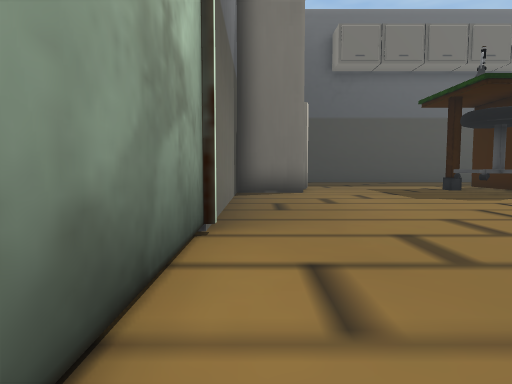
View 1 (above)

16 first-person views from a walk through a scene from a Unity 3-D project. The camera is 1.3 m above the floor, tilts 4° down and sees 75° across. The floor is counted in squares, 2 m on a side. Each view is taken from the middle of a square. On the plan, view 1 faces up. The plan holds only what a view shows up to about 10 squares ahead; the rest is blank. The place goes on beyond the plan.

View 2
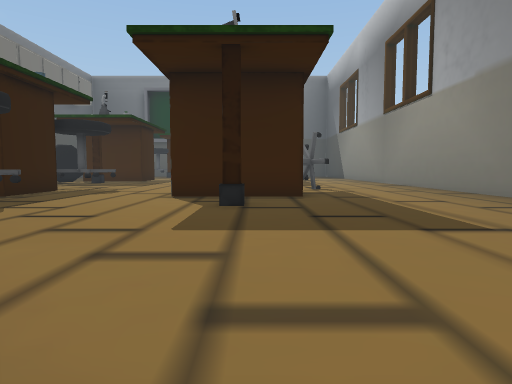

View 3
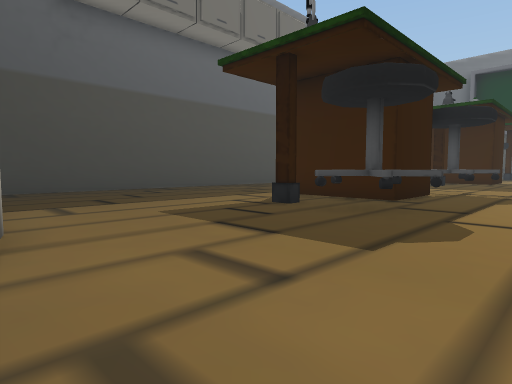

View 4
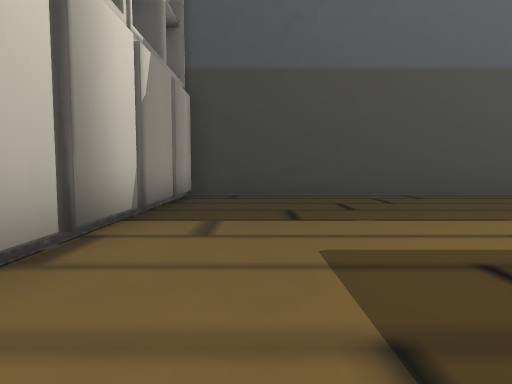

View 5
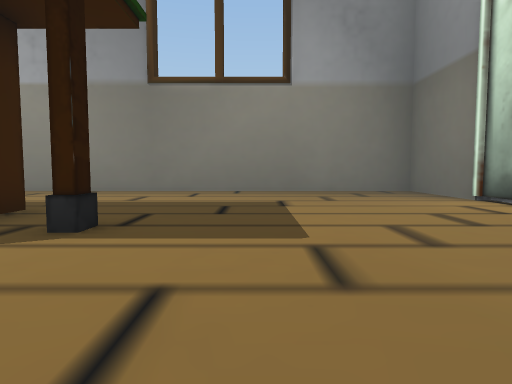

View 6
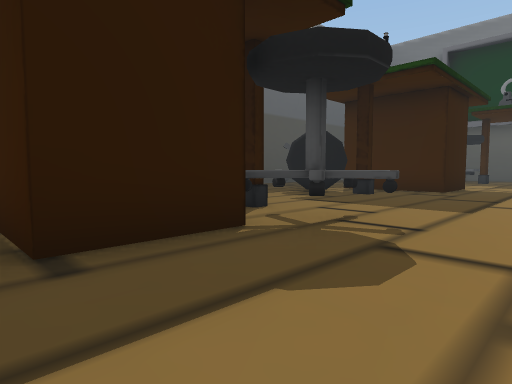

View 7
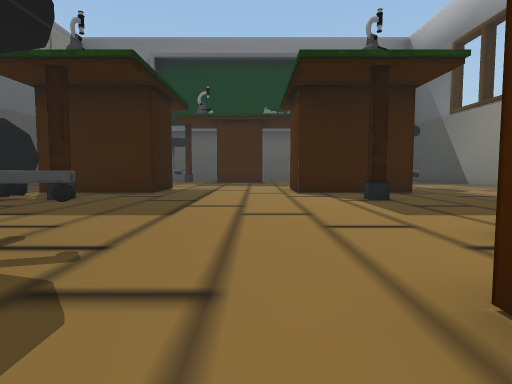

View 8
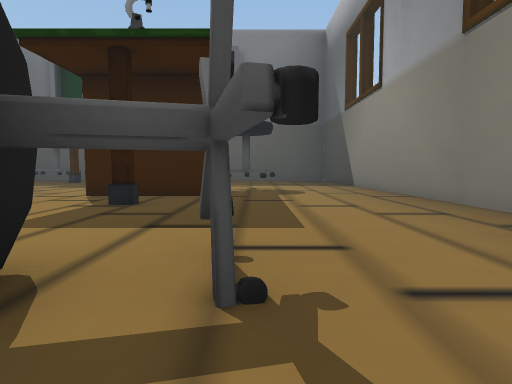

View 9
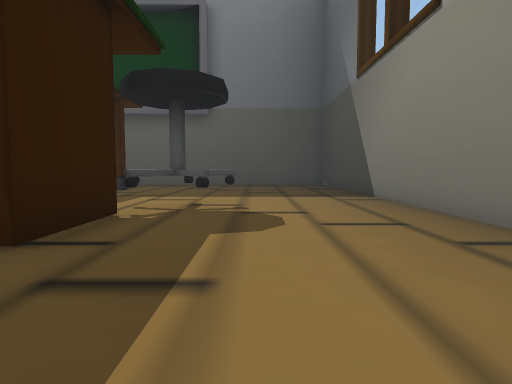

View 10
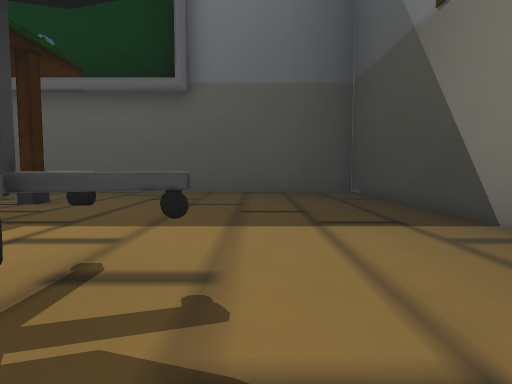

View 11
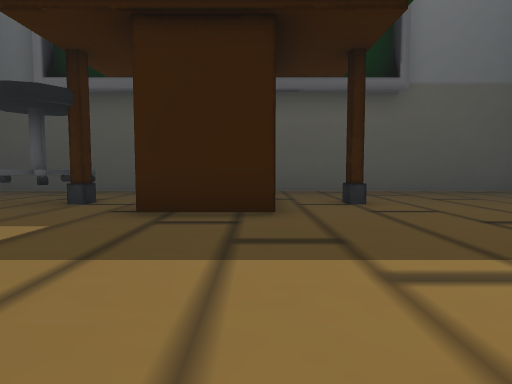

View 12
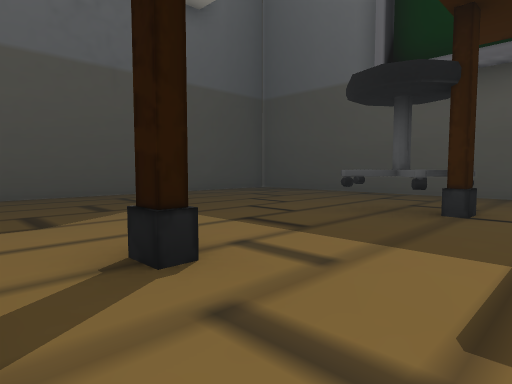

View 13
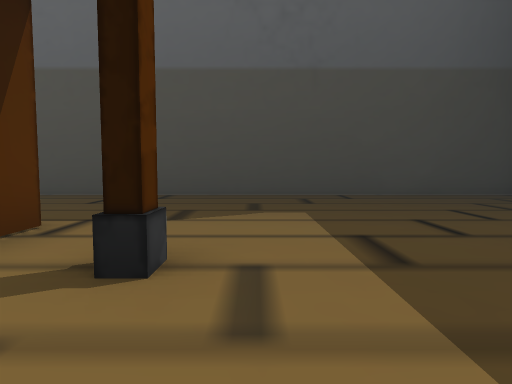

View 14
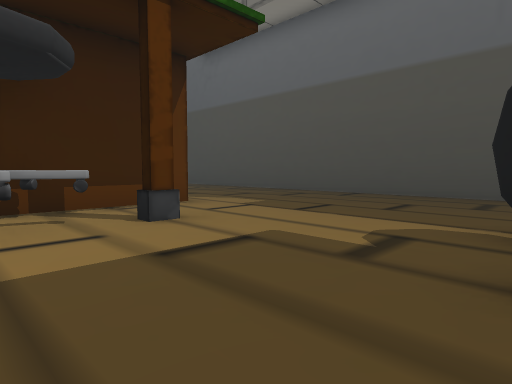

View 15
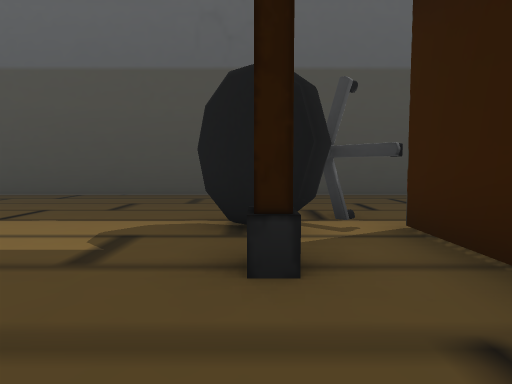

View 16
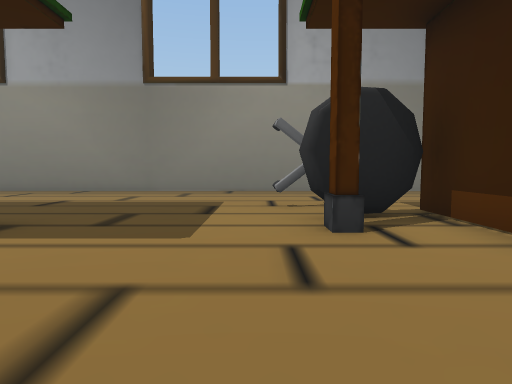

### Floor plan
Points are (right, up) in squares from view 1. A wall is a line through its corners. A room is listed if a view was taken in it or the views show most of it. See-through windows are left out.
Room 1 (views 1, 2, 3, 4, 5, 6, 7, 8, 9, 10, 11, 12, 13, 14, 15, 16)
walls: (15.4, 10) (15, 10) (15, 10.4); (15.4, 3.3) (15, 3.3) (15, 3.8); (15.4, 10.9) (14.3, 11.9); (11.2, 10.4) (11.2, 9.9); (18.5, 8.7) (16.6, 8.7) (16.6, 11.7) (15.9, 12.5); (9.5, 3.9) (9.5, 1.9); (9.5, 11.8) (9.5, 8.7) (7.5, 8.7) (7.5, 11.1); (18.6, 11.8) (18.6, 11); (20.1, 9.9) (20.1, 10.4); (18.5, 1.9) (16.6, 1.9) (16.6, 4.9) (17.9, 4.9); (20.3, 10.4) (20.3, 9.9); (7.5, 1.9) (7.5, 5); (6.2, 10) (5.9, 10) (5.9, 10.4); (22.7, 5.6) (22.7, 7.8); (5.9, 3.1) (5.9, 3.8); (13.8, 16.3) (1.4, 16.3) (1.4, 12.7); (24, 4.3) (24.5, 4.3); (24.5, 4) (24, 4); (1.5, 9) (-0.5, 9) (-0.5, -2.8) (27.7, -2.8) (27.7, 7); (1.4, 10.7) (1.4, 10); (1.4, 12.5) (1.4, 10.9); (27.7, 9.1) (27.7, 13.5); (27.5, 16.3) (15.5, 16.3)
low walls: (15.4, 11) (14.8, 11.3) (14.4, 12)
objects: other object (5, 8) to (7, 9); other object (10, 1) to (11, 3); other object (10, 8) to (11, 9); other object (19, 1) to (20, 2); other object (24, 10) to (25, 11)

Positions as (right, up) in squares from view 1, and headings:
1: (0, 0), facing up
2: (0, 3), facing right
3: (1, 6), facing up-right
4: (3, 8), facing up
5: (4, 7), facing down
6: (7, 6), facing up-right
7: (8, 6), facing right
8: (9, 1), facing right
9: (14, 0), facing right
10: (18, 0), facing right
11: (18, 6), facing right
12: (19, 8), facing up-right
13: (21, 8), facing up
14: (15, 8), facing up-left
15: (15, 8), facing up
16: (12, 7), facing down
